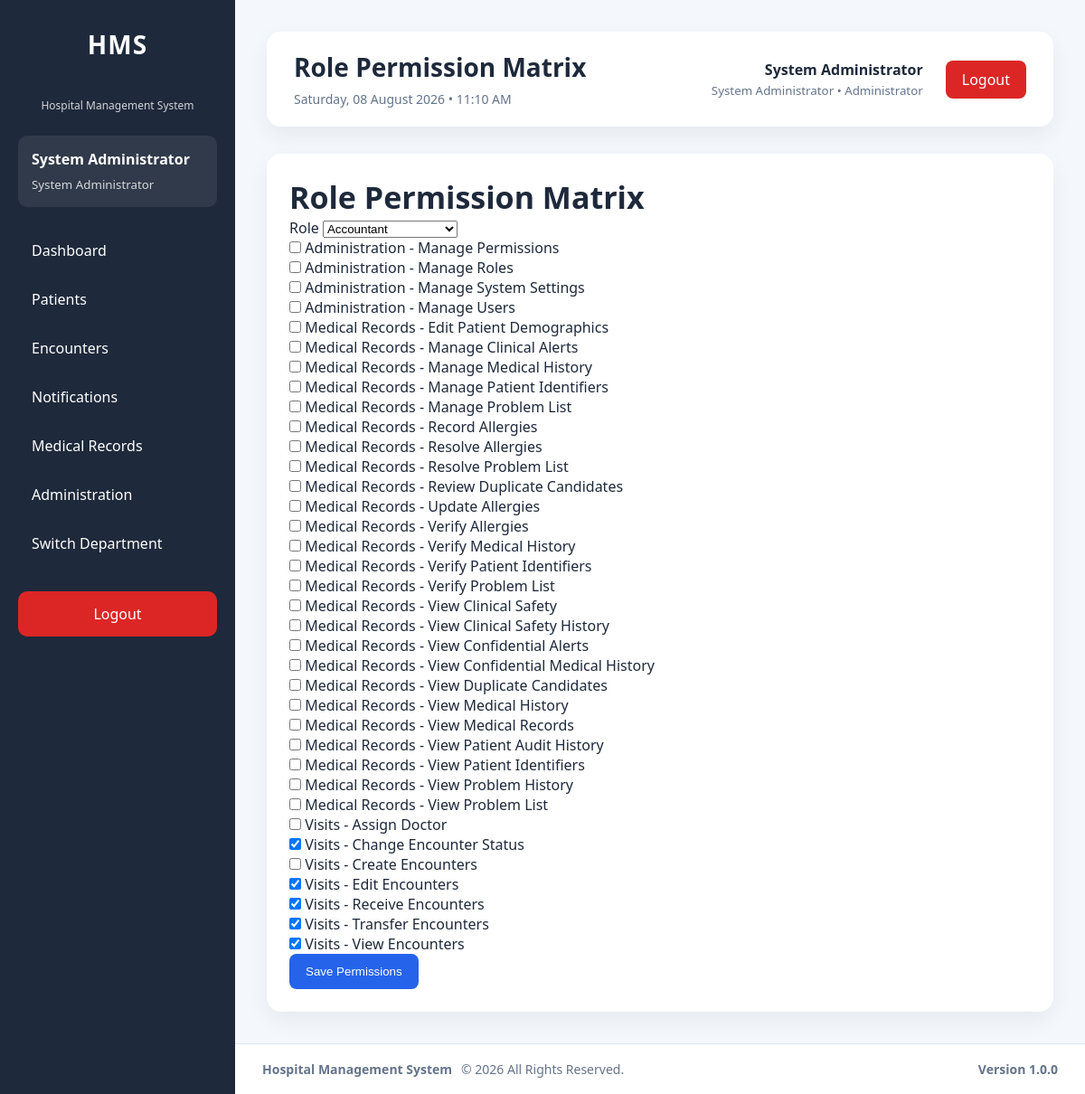
Before: /modules/administration/permissions/matrix.php (signed in) with the older database file.
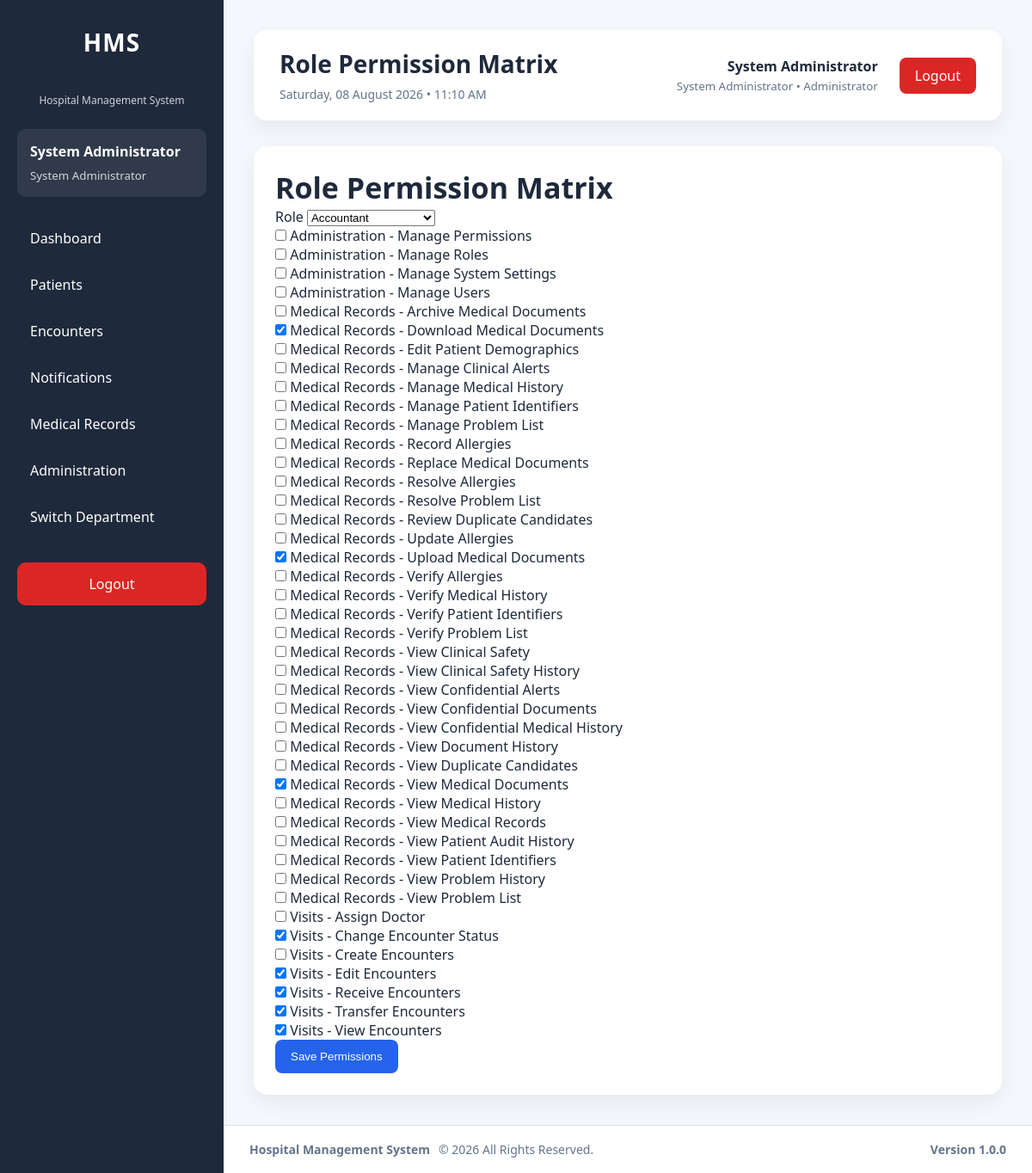
After: the same page with the newer database file.
### tables this page shows
CREATE TABLE `permissions` (
  `id` int(11) NOT NULL AUTO_INCREMENT,
  `permission_key` varchar(100) NOT NULL,
  `permission_name` varchar(150) NOT NULL,
  `module` varchar(100) NOT NULL,
  `description` text DEFAULT NULL,
  `is_active` tinyint(1) NOT NULL DEFAULT 1,
  `created_at` timestamp NOT NULL DEFAULT current_timestamp(),
  `updated_at` timestamp NULL DEFAULT NULL ON UPDATE current_timestamp(),
  PRIMARY KEY (`id`),
  UNIQUE KEY `uq_permissions_key` (`permission_key`),
  KEY `idx_permissions_module` (`module`),
  KEY `idx_permissions_active` (`is_active`)
);

### modules/administration/partials/bootstrap.php (called while the page is built, shortened)
<?php
require_once __DIR__ . '/../../../config/auth.php';
require_once __DIR__ . '/../../../config/database.php';
require_once __DIR__ . '/../../../config/helpers.php';
require_once __DIR__ . '/../../../services/RoleService.php';
require_once __DIR__ . '/../../../services/PermissionService.php';
require_once __DIR__ . '/../../../services/UserDepartmentService.php';
$permissionService = new PermissionService($pdo);
$roleService = new RoleService($pdo);

### services/RoleService.php (called while the page is built, shortened)
<?php
class RoleService
{
    private PDO $pdo;
    public function __construct(PDO $pdo)
    {
        $this->pdo = $pdo;
    }
    public function listRoles(bool $includeInactive = true): array
    {
        $stmt = $this->pdo->prepare(
            'SELECT id, role_name, description, is_active, created_at, updated_at FROM roles WHERE is_active = 1 ORDER BY role_name'
        );
        $stmt->execute();
        return $stmt->fetchAll(PDO::FETCH_ASSOC);
    }
}

### config/helpers.php (called while the page is built, shortened)
<?php
function e($value): string
{
    return htmlspecialchars(
        (string)$value,
        ENT_QUOTES,
        'UTF-8'
    );
}

### services/PermissionService.php (called while the page is built, shortened)
<?php
class PermissionService
{
    private PDO $pdo;
    public function __construct(PDO $pdo, ?SettingsService $settingsService = null)
    {
        $this->pdo = $pdo;
    }
    public function listPermissions(bool $includeInactive = true): array
    {
        $sql = '
            SELECT id, permission_key, permission_name, module,
                   description, is_active, created_at, updated_at
            FROM permissions
        ';
        if (!$includeInactive) {
            $sql .= ' WHERE is_active = 1';
        }
        $sql .= ' ORDER BY module, permission_name';
        try {
            return $this->pdo->query($sql)->fetchAll(PDO::FETCH_ASSOC);
        } catch (Throwable $exception) {
            return [];
        }
    }
    public function getRolePermissions(int $roleId): array
    {
        $stmt = $this->pdo->prepare('
            SELECT p.id, p.permission_key, p.permission_name, p.module,
                   p.description, p.is_active
            FROM permissions p
            INNER JOIN role_permissions rp ON rp.permission_id = p.id
            WHERE rp.role_id = :role_id
            ORDER BY p.module, p.permission_name
        ');
        $stmt->execute([':role_id' => $roleId]);
        return $stmt->fetchAll(PDO::FETCH_ASSOC);
    }
}

### modules/administration/permissions/matrix.php (the view, shortened to what this page needs)
<?php
require_once __DIR__ . '/../partials/bootstrap.php';
$roles = $roleService->listRoles(false);
$permissions = $permissionService->listPermissions(false);
$selectedRoleId = (int)($_GET['role_id'] ?? ($roles[0]['id'] ?? 0));
$assigned = array_map('intval', array_column($permissionService->getRolePermissions($selectedRoleId), 'id'));
require_once __DIR__ . '/../../../layouts/header.php';
require_once __DIR__ . '/../../../layouts/sidebar.php';
?>
<main class="content">
    <?php require_once __DIR__ . '/../../../layouts/navbar.php'; ?>
    <section class="card">
        <h2>Role Permission Matrix</h2>
        <form method="GET">
            <label>Role
                <select name="role_id" onchange="this.form.submit()">
                    <?php foreach ($roles as $role): ?><option value="<?= (int)$role['id'] ?>" <?= (int)$role['id'] === $selectedRoleId ? 'selected' : '' ?>><?= e($role['role_name']) ?></option><?php endforeach; ?>
                </select>
            </label>
        </form>
        <form method="POST" action="matrix_save.php">
            <?php foreach ($permissions as $permission): ?>
                <label style="display:block">
                    <input type="checkbox" name="permission_ids[]" value="<?= (int)$permission['id'] ?>" <?= in_array((int)$permission['id'], $assigned, true) ? 'checked' : '' ?>>
                    <?= e($permission['module'] . ' - ' . $permission['permission_name']) ?>
                </label>
            <?php endforeach; ?>
            <button class="btn-primary" type="submit">Save Permissions</button>
        </form>
    </section>
</main>
<?php require_once __DIR__ . '/../../../layouts/footer.php'; ?>

Changed rows visible on the page:
added permissions: module+permission_name "Medical Records - Archive Medical Documents"
added permissions: id "☑", module+permission_name "Medical Records - Download Medical Documents"
added permissions: module+permission_name "Medical Records - Replace Medical Documents"
added permissions: id "☑", module+permission_name "Medical Records - Upload Medical Documents"
added permissions: module+permission_name "Medical Records - View Confidential Documents"
added permissions: module+permission_name "Medical Records - View Document History"
added permissions: id "☑", module+permission_name "Medical Records - View Medical Documents"
